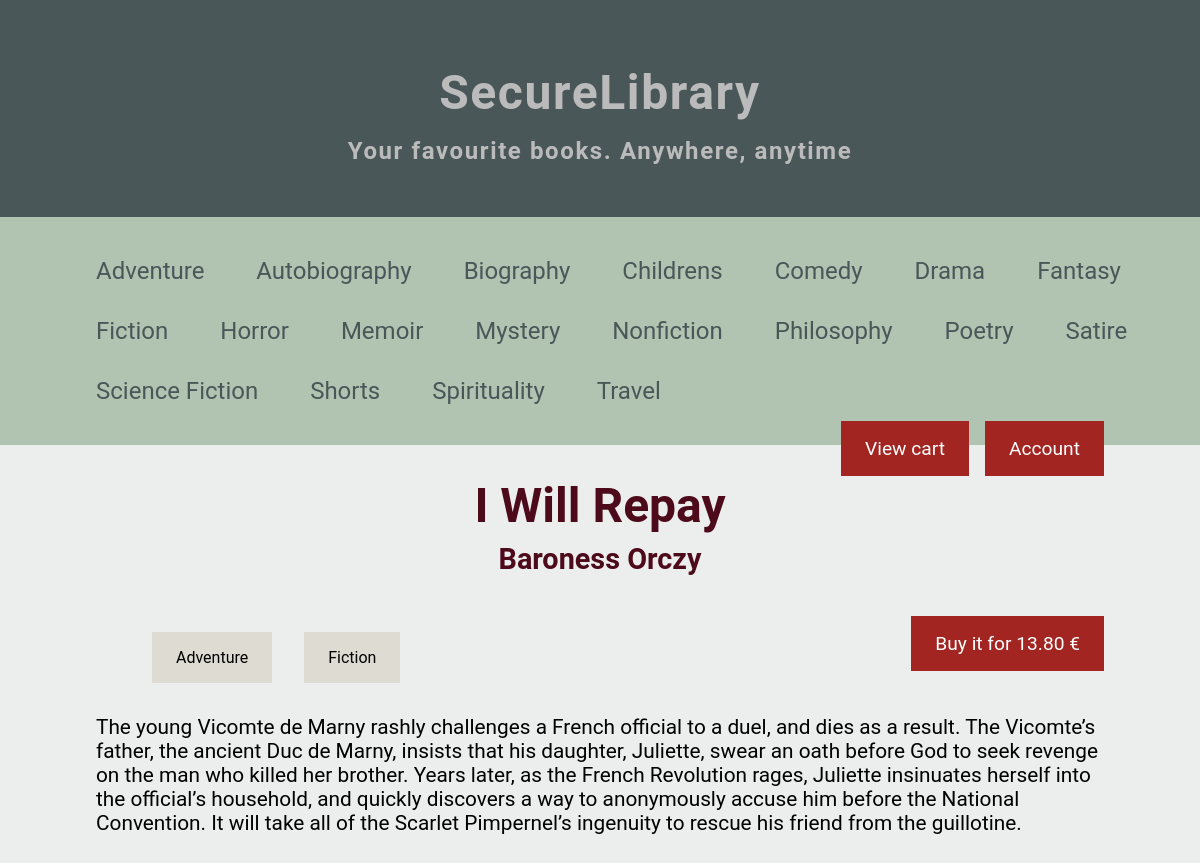
The page /book.php?id=2 on the database its author committed.
### tables this page shows
CREATE TABLE `genres` (
  `id` int PRIMARY KEY AUTO_INCREMENT,
  `name` varchar(255)
);

CREATE TABLE `ebooks` (
  `id` int PRIMARY KEY AUTO_INCREMENT,
  `title` varchar(255),
  `author` varchar(255),
  `description` text,
  `price` float,
  `path` varchar(255)
);

### public_html/includes/functions.php (called while the page is built, shortened)
<?php
require_once "includes/db_connect.php";
function get_all_genres(){
    global $mysqli;
    return $mysqli->query("SELECT * FROM genres ORDER BY name ASC");
}
function get_book($id)
{
    global $mysqli;
    $book_query = $mysqli->prepare(
        "SELECT *
                FROM ebooks B
                WHERE B.id = ? "
    );
    $book_query->bind_param("i", $id);
    $book_query->execute();
    $book_result = $book_query->get_result();
    return $book_result ? $book_result->fetch_array() : false;
}
function get_book_genres($book_id)
{
    global $mysqli;
    $genre_query = $mysqli->prepare(
        "SELECT G.id, G.name
                FROM ebook_genre EG INNER JOIN genres G
                ON EG.genre_id = G.id
                WHERE EG.ebook_id = ?"
    );
    $genre_query->bind_param("i", $book_id);
    $genre_query->execute();
    return $genre_query->get_result();
}
?>

### public_html/includes/auth_functions.php (called while the page is built, shortened)
<?php
    require_once "includes/db_connect.php";
    require_once "includes/functions.php";
    function path_to_ebook_auth($user_id, $ebook_id){
        global $mysqli;
        $ownership_query = $mysqli->prepare(
            "SELECT E.path AS `path`
                FROM order_ebook OE
                    INNER JOIN orders O ON (O.id=OE.order_id)
                    INNER JOIN ebooks E ON (E.id=OE.ebook_id)
                WHERE O.user_id = ? AND OE.ebook_id = ?"
        );
        $ownership_query->bind_param("ii", $user_id, $ebook_id);
        $ownership_query->execute();
        $ownership_query_result = $ownership_query->get_result();
        $ebook_row = $ownership_query_result->fetch_row();
        if ($ebook_row){
            return $ebook_row[0];
        } else {
            return null;
        }
    }
?>

### public_html/book.php (the view, shortened to what this page needs)
<?php
require_once "includes/functions.php";
require_once "includes/auth_functions.php";
if (isset($_GET['id'])) {
    $book_id = $_GET['id'];
    $book = get_book($book_id);
    $genre_result = get_book_genres($book_id);
} else {
    $error_code = 400;
    $error_msg = "No book ID provided";
    include "includes/error.php";
    exit;
}
?>
<!DOCTYPE html>
<html>
<head>
    <?php include "includes/include.php" ?>
</head>
<body>
    <?php include "includes/header.php" ?>
    <main class="book-page">
        <h1 class="book-title"><?php echo $book['title'] ?></h1>
        <h2 class="book-author"><span class="book-author-name">
                <?php echo $book['author'] ?>
            </span>
        </h2>
        <ul class="book-genres">
            <?php while ($genre = $genre_result->fetch_array()) { ?>
                <li>
                    <a href="<?php echo 'search.php?genre=' . $genre['id']; ?>">
                        <div class="book-genre">
                            <?php echo $genre['name']; ?>
                        </div>
                    </a>
                </li>
            <?php
            }
            ?>
        </ul>
        <a href="cart.php?add=<?php echo $book['id']; ?>">
            <?php
                $book_path = path_to_ebook_auth($_SESSION['user_id'], $book['id']);
            ?>
            <div class="book-buy-download">
                <?php
                if (!$book_path) { ?>
                    Buy it for <?php echo number_format($book['price'], 2) ?> &#8364;
                <?php
                } else {
                ?>
                    <a href="download.php?id=<?php echo $book['id'] ?>">
                        Download <span class="dl-icon">&#11015;</span>
                    </a>
                <?php } ?>
            </div>
        </a>
        <div class="description">
            <?php echo $book['description'] ?>
        </div>
    </main>
</body>
</html>

### public_html/includes/navbar.php
<nav>
    <ul>
        <?php
        $genres = get_all_genres();
        if ($genres) {
            while ($row = $genres->fetch_array()) {
        ?>
                <li class='menu-entry'>
                    <a href="<?php echo "search.php?genre=" . $row['id'] ?>">
                        <?php echo $row['name'] ?>
                    </a>
                </li>
        <?php
            }
        }
        ?>
    </ul>
    <div class="menu-cart">
        <a href="profile.php">
            Account
        </a>
        <a href="cart.php">
            View cart
        </a>
    </div>
</nav>

### public_html/css/custom.css (style rules this page uses)
html { font-family: 'Roboto', sans-serif; }
html, body { margin: 0; padding: 0; border: 0; outline: 0; font-size: 100%; vertical-align: baseline; background: transparent; }
body { background-color: #eceeee; }
a { text-decoration: none; color: inherit; }
nav { background-color: #B0C4B1; padding: 1.5rem 2rem; }
nav ul { margin: 0; }
nav li { display: inline-block; margin-top: 1rem; margin-bottom: 1rem; font-size: 1.5rem; }
nav a { padding: 1rem 1.5rem; color: #4A5759; }
main { padding: 0 6rem; padding-bottom: 8rem; }
.book-page h1, .book-page h2 { text-align: center; }
.book-title { font-size: 3rem; }
.book-title, .book-author { color: #4d0a1a; margin-bottom: 0.5rem; }
.book-author { font-size: 1.8rem; margin-top: 0.5rem; }
.book-genres { margin-top: 2rem; display: flex; flex-wrap: wrap; float: left; }
.book-genres li { display: inline-block; margin: 1rem; }
.book-genre { padding: 1rem 1.5rem; background-color: #DEDBD2; }
.book-buy-download { margin-top: 2rem; padding: 1rem 1.5rem; font-size: 1.2rem; background-color: #A22522; color: white; float: right; }
.description { clear: both; margin-top: 1.5rem; font-size: 1.3rem; }
.menu-cart { margin-right: 3rem; }
.menu-cart a, .cart-buy-button a, .profile-links a { background-color: #A22522; float: right; padding: 1rem 1.5rem; margin-right: 1rem; color: white; font-size: 1.2rem; }
main { clear: both; }

### rows shown on the page
genres: name "Adventure"
genres: name "Autobiography"
genres: name "Biography"
genres: name "Childrens"
genres: name "Comedy"
genres: name "Drama"
genres: name "Fantasy"
genres: name "Fiction"
genres: name "Horror"
genres: name "Memoir"
genres: name "Mystery"
genres: name "Nonfiction"
genres: name "Philosophy"
genres: name "Poetry"
genres: name "Satire"
genres: name "Science Fiction"
genres: name "Shorts"
genres: name "Spirituality"
genres: name "Travel"
ebooks: title "I Will Repay", author "Baroness Orczy", price "13.80", description "The young Vicomte de Marny rashly challenges a French official to a duel, and dies as a result. The Vicomte’s father, the ancient Duc de Marny, insists that his daughter, Juliette, swear an oath before God to seek revenge on the man who killed her brother. Years later, as the French Revolution rages, Juliette insinuates herself into the official’s household, and quickly discovers a way to anonymously accuse him before the National Convention. It will take all of the Scarlet Pimpernel’s ingenuity to rescue his friend from the guillotine."
